Frame 1 (no input): blank canvas, image omitted
Frame 60 (no input): blank canvas, image omitted
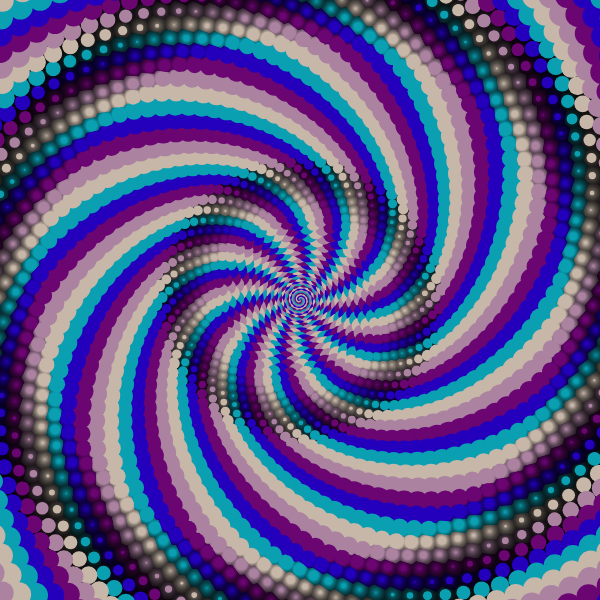
Frame 120 (the mouse pressed at the canvas centre since frame 60)

The p5.js sketch whose frames 1 and 60 were blank and that drew this single picture after the mouse press (run headless with seeded random() and noise() and a simulated clock; from frame 60 on, the mouse is pressed at the canvas centre):

// p5.js sketch
// ── sketch.js
var rad = 0;
var mysize = 200;
var count = 500;
var mytime = 0;

var pressingCount = 0;
var mapRadiusHole = 0;

const myPI = (1 + Math.sqrt(5))/2;
var mouse;

var pulseSpeed = 0.02; // Adjust the pulse speed
// Define multiple color palettes
var colorPalettes = [
  ['#FF3E4D', '#FC8262', '#FF0000', '#A8D8EA', '#00E4F1'],
  ['#6A0572', '#AB83A1', '#C7B7A9', '#0A9FB1', '#2400BD'],
  ['#003049', '#D62828', '#F77F00', '#FCBF49', '#EAE2B7'],
  ['#000000', '#464646', '#555555', '#AEAEAE', '#FFFFFF'],
  ['#C0E3F5', '#37D628', '#F77F00', '#E949FC', '#9C0536'],
  ['#FF0000', '#FFB200', '#73FF00', '#00F5FF', '#FF0000'],
];


var currentPalette;
var trailAlpha = 20; // Trail opacity

function setup() {
  createCanvas(600, 600);
  noStroke();
  
  // Randomly select a color palette initially
  changeColorPalette();
  
  rad = width;
  mouse = createVector(mouseX, mouseY);
}

function draw() { 
  mytime = frameCount/100;
  mouse.x = map(mouseX, 0, width, 0, 50);
  mouse.y = map(mouseY, 0, width, 0, 20);
  count = abs(cos(mytime/100)*5000);
  
  // Draw a semi-transparent background each frame
  background(0, trailAlpha);
  
  push();
  translate(width/2, height/2);
  for(let i = 0; i <= count; i ++){
    var x = cos(i * myPI * TWO_PI)*(i/count)*rad;
    var y = sin(i * myPI * TWO_PI)*(i/count)*rad;

    // Use the current color palette
    var index = i % currentPalette.length;
    fill(color(currentPalette[index]));
    
    circle(x, y, abs(cos(i*mouse.y/count + mytime*5)*mouse.x));
  }
  pop();
}

function mousePressed() {
  // Change the color palette when the mouse is clicked
  changeColorPalette();
}

function changeColorPalette() {
  currentPalette = random(colorPalettes);
}
